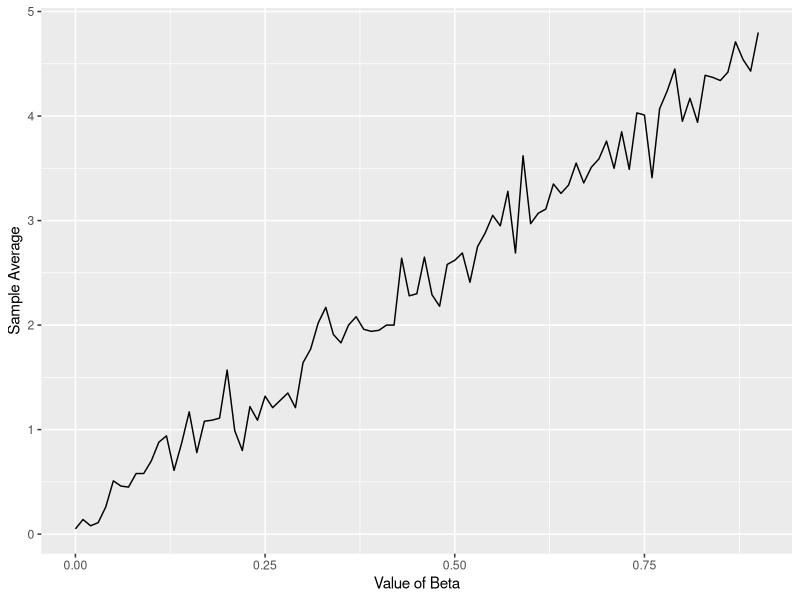
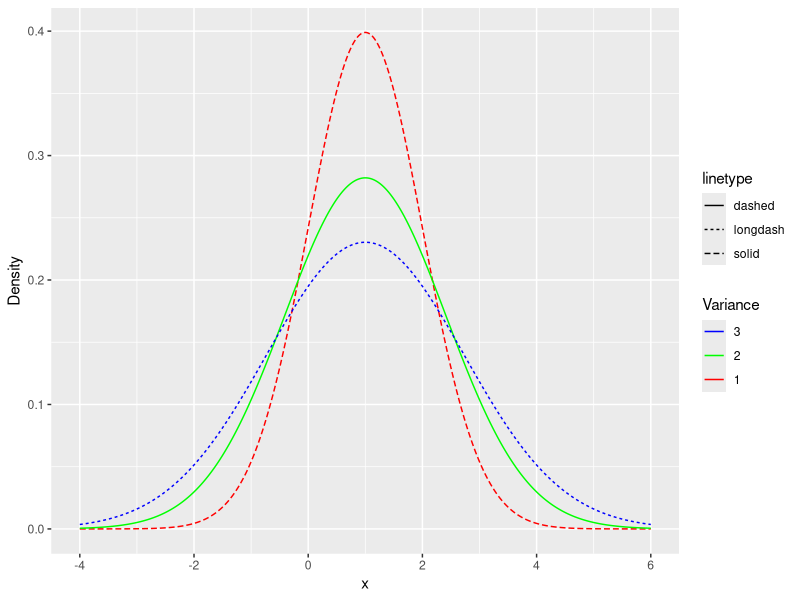
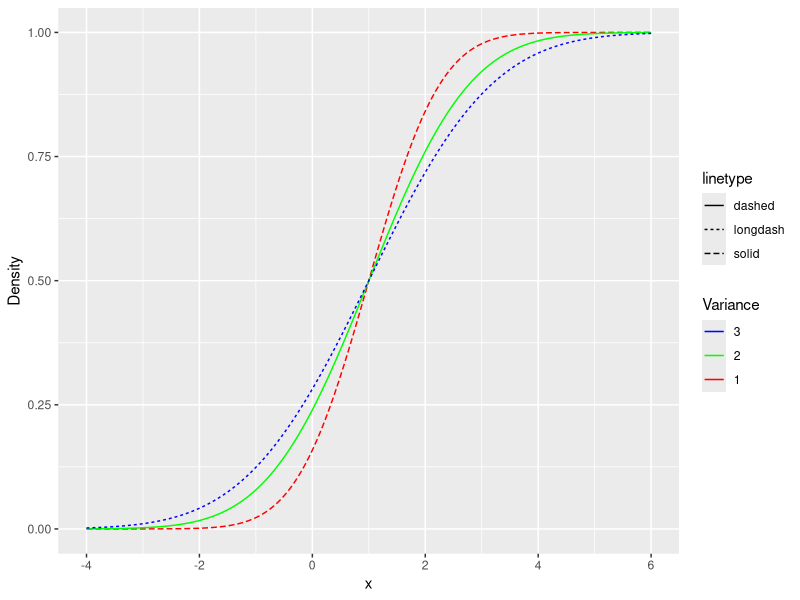
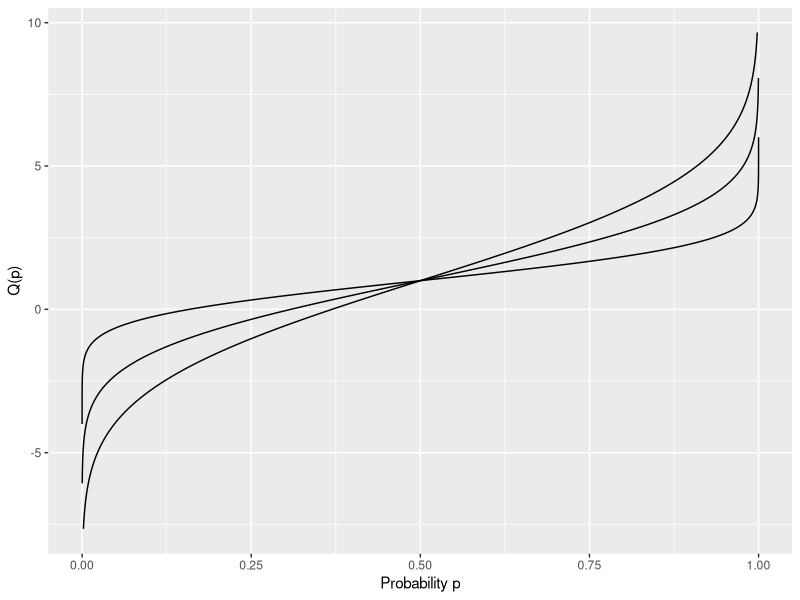
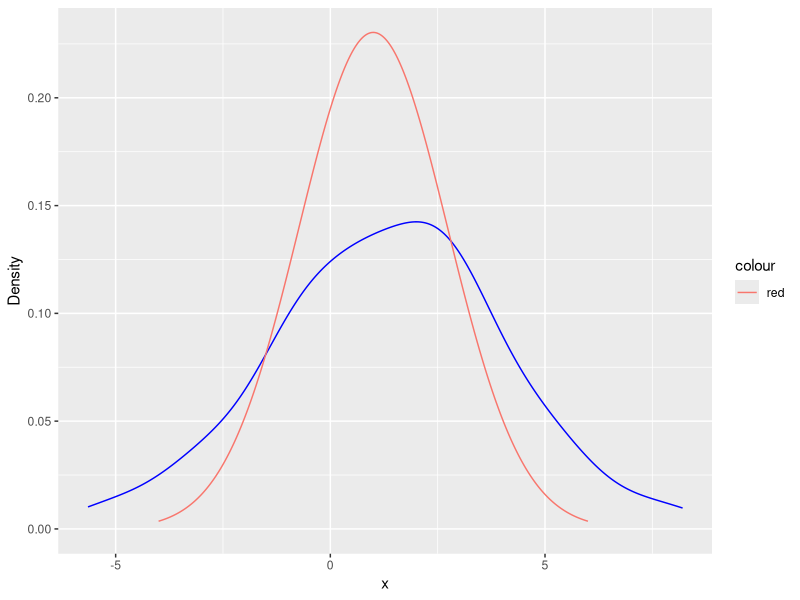
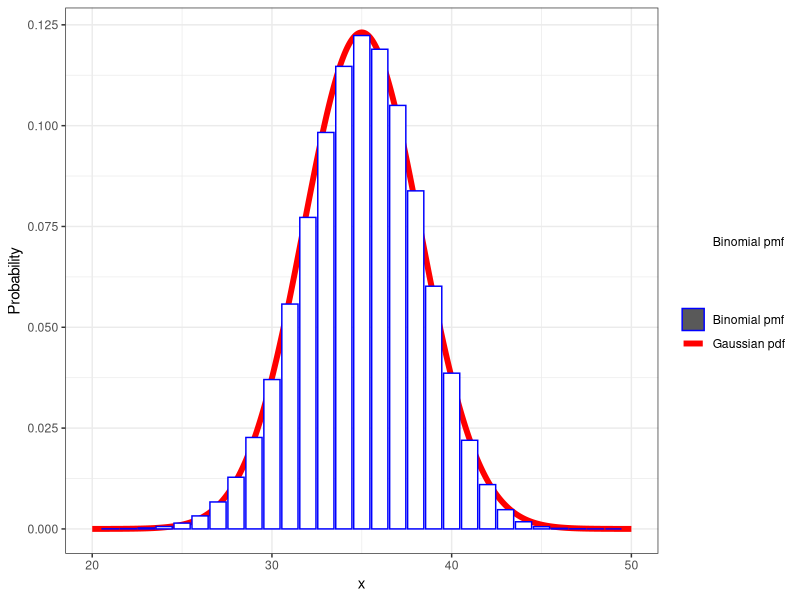

These figures' R source, in order:
## ---- chunk 1
knitr::opts_chunk$set(echo = TRUE)
library(dplyr) 
library(ggplot2)
library(tidyverse)
## ---- chunk 2
set.seed(0)
n<-1000
sample_X<-data.frame(U=runif(n))%>%
  mutate(X=case_when(
    (0<=U)&(U<0.25)~1,
    (0.25<=U)&(U<0.5)~5,
    (0.5<=U)&(U<=1)~0))%>%
pull(X)

head(sample_X,400)

sample_X_015<-function(alpha,beta,n){
  data.frame(U=runif(n))%>%
  mutate(X=case_when(
    (0<=U)&(U<alpha)~1,
    (alpha<=U)&(U<alpha+beta)~5,
    (alpha+beta<=U)&(U<=1)~0))%>%
  pull(X) 
}

test<-sample_X_015(0.5,0.1,100000)

head(test,400)

sample_avg<-mean(test)
sample_avg
## ---- chunk 3
range<-seq(0,0.9,0.01)
average_vector<-c()

for(i in range){
  sample<-sample_X_015(0.1,i,100)
  sample_avg<-mean(sample)
  average_vector<-c(average_vector,sample_avg)
}


ggplot()+xlab("Value of Beta")+geom_line(aes(x=range,y=average_vector))+ylab("Sample Average")
  
## ---- chunk 4
range<-seq(-4,6,0.01)
plot_1<-dnorm(range,mean=1,sd=1,log=FALSE)
plot_2<-dnorm(range,mean=1,sd=sqrt(2),log=FALSE)
plot_3<-dnorm(range,mean=1,sd=sqrt(3),log=FALSE)
lp<-ggplot()+xlab("x")+geom_line(aes(x=range,y=plot_1,color="red",linetype='solid'))+geom_line(aes(x=range,y=plot_2,color="green",linetype='dashed'))+geom_line(aes(x=range,y=plot_3,color="blue",linetype='longdash'))+ylab("Density")

lp + scale_color_manual(values=c("blue","green","red"),
                       name="Variance",
                       labels=c("3","2","1"))
## ---- chunk 5
cplot_1<-pnorm(range,mean=1,sd=1,lower.tail=TRUE,log.p=FALSE)
cplot_2<-pnorm(range,mean=1,sd=sqrt(2),lower.tail=TRUE,log.p=FALSE)
cplot_3<-pnorm(range,mean=1,sd=sqrt(3),lower.tail=TRUE,log.p=FALSE)

clp<-ggplot()+xlab("x")+geom_line(aes(x=range,y=cplot_1,color="red",linetype='solid'))+geom_line(aes(x=range,y=cplot_2,color="green",linetype='dashed'))+geom_line(aes(x=range,y=cplot_3,color="blue",linetype='longdash'))+ylab("Density")

clp + scale_colour_manual(values=c("blue","green","red"),
                       name="Variance",
                       labels=c("3","2","1"))
## ---- chunk 6
qplot_1<-qnorm(cplot_1,mean=1,sd=1,lower.tail=TRUE,log.p=FALSE)
qplot_2<-qnorm(cplot_1,mean=1,sd=sqrt(2),lower.tail=TRUE,log.p=FALSE)
qplot_3<-qnorm(cplot_1,mean=1,sd=sqrt(3),lower.tail=TRUE,log.p=FALSE)

ggplot()+geom_line(aes(x=cplot_1,y=qplot_1))+geom_line(aes(x=cplot_2,y=qplot_2))+geom_line(aes(x=cplot_3,y=qplot_3))+xlab("Probability p")+ylab("Q(p)")
## ---- chunk 7
set.seed(1)
standardGaussianSample<-c(rnorm(100))
mean1Var3GaussianSampleA<-map_dbl(.x=standardGaussianSample,~.x*3+1)

set.seed(1)
mean1Var3GaussianSampleB<-c(rnorm(100,1,3))

standardGaussianSample
mean1Var3GaussianSampleA
mean1Var3GaussianSampleB

pop_plot<-dnorm(range,mean=1,sd=sqrt(3),log=FALSE)

kernal_plot<-ggplot()+geom_density(aes(x=mean1Var3GaussianSampleA),color="blue")+geom_line(aes(x=range,y=pop_plot,color="red"))+xlab("x")+ylab("Density")
kernal_plot
## ---- chunk 8
set.seed(1)
x<-seq(0,50,1)
binom_df<-data.frame(x)
binom_df<-binom_df%>%
  mutate(pmf=dbinom(x,size=50,prob=0.7))

head(binom_df,3)
## ---- chunk 9
set.seed(1)
x<-seq(0,50,0.01)
norm_df<-data.frame(x)
norm_df<-norm_df%>%
  mutate(pdf=dnorm(x,35,sqrt(35*0.3)))

head(norm_df,3)
## ---- chunk 10
colors<-c("Gaussian pdf"="red", "Binomial pmf"="blue")
fill<-c("Gaussian pdf"="white", "Binomial pmf"="white")

ggplot()+labs(x="x",y="Probability")+theme_bw()+geom_line(data=norm_df, aes(x,y=pdf,color="Gaussian pdf"),size=2)+geom_col(data=binom_df,aes(x=x,y=pmf,color="Binomial pmf",fill="Binomial pmf"))+scale_color_manual(name="",values=colors)+scale_fill_manual(name="",values=fill)+xlim(c(20,50))
## ---- chunk 11
my_cdf_exp<-function(x,lambda){
  if(x>=0){
    return(1-exp(-(lambda*x)))
  }else(
  return(0))
}

lambda<-1/2
map_dbl(.x=seq(-1,4),.f=~my_cdf_exp(x=.x,lambda=lambda))
## ---- chunk 12
test_inputs<-seq(-1,10,0.1)
my_cdf_output<-map_dbl(.x=test_inputs,.f=~my_cdf_exp(x=.x,lambda=lambda))
inbuilt_cdf_output<-map_dbl(.x=test_inputs,.f=~pexp(q=.x,rate=lambda))

all.equal(my_cdf_output,inbuilt_cdf_output)
